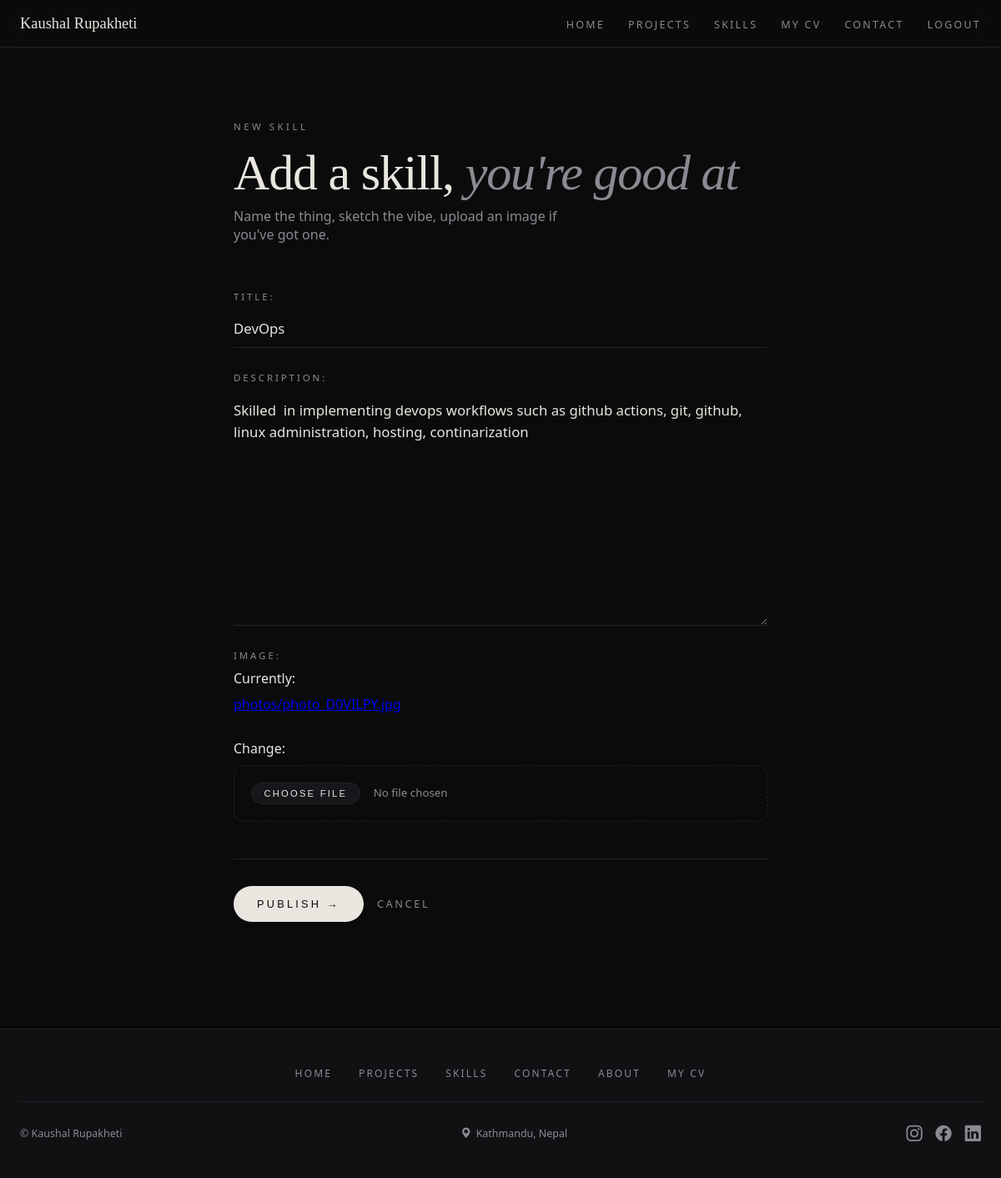
The page /portfolio_pages/11/edit_skill/ (signed in) on the database its author committed.
### portfolio_pages/models.py (models this page shows, shortened)
class My_skill(models.Model):
    user = models.ForeignKey(User, on_delete=models.CASCADE, default = 1)
    title = models.CharField(max_length=100)
    description = models.TextField(max_length=250)
    image = models.ImageField(upload_to='photos/')

### portfolio_pages/views.py (the view)
# urls.py: path('<int:skill_id>/edit_skill/', views.edit_skill, name = 'edit_skill' ),
@login_required(login_url='login')
def edit_skill(request, skill_id):
    skill = get_object_or_404(My_skill, pk = skill_id, user = request.user)
    if request.method == "POST":
        form = Add_skillForm(request.POST, request.FILES, instance=skill)
        if form.is_valid():
            skill = form.save(commit=False)
            skill.user = request.user
            skill.save()
            return redirect('skills')
    else:
        form = Add_skillForm(instance=skill)
    return render(request, "add_skill.html", {'form':form})

### portfolio_pages/forms.py
class Add_skillForm(forms.ModelForm):
    class Meta:
        model = My_skill
        fields = ("title","description","image")

### portfolio_pages/context_processors.py (called while the page is built)
def social_links(request):
    return {
        'LINKEDIN_URL': settings.LINKEDIN_URL,
        'FACEBOOK_URL': settings.FACEBOOK_URL,
        'INSTAGRAM_URL': settings.INSTAGRAM_URL,
        'Email': settings.EMAIL,
        'Github': settings.GITHUB_URL
    }

### portfolio_pages/templates/add_skill.html (shortened to what this page needs)
{% extends "layout.html" %}
{% load static %}
{% block extra_head %}
  <link rel="stylesheet" href="{% static 'pages/add_skills.css' %}">
{% endblock %}
{% block content %}
<div class="as-wrap">
  <div class="as-inner">
    <div class="as-eyebrow">New Skill</div>
    <h1 class="as-title">Add a skill, <em>you're good at</em></h1>
    <p class="as-sub">Name the thing, sketch the vibe, upload an image if you've got one.</p>
    <form method="POST" enctype="multipart/form-data" class="as-form">
      {{ form.as_p }}
      <div class="form-actions">
        <button type="submit" class="btn-submit">Publish →</button>
        <a href="{% url 'skills' %}" class="btn-cancel">Cancel</a>
      </div>
    </form>
  </div>
</div>
{% endblock %}

### staticfiles/base.css (style rules this page uses)
*, *::before, *::after { box-sizing: border-box; margin: 0; padding: 0; }
:root { --ink: #0b0b0c; --ink-2: #111114; --ink-3: #17171b; --line: #232327; --fog: #8a8a92; --bone: #e9e6df; --acid: #c8ff4d; --danger: #ff6b6b; }
html { scroll-behavior: smooth; }
body { background: var(--ink); color: var(--bone); font-family: ui-sans-serif, system-ui, -apple-system, "Inter", sans-serif; min-height: 100vh; display: flex; flex-direction: column; }
.field-input, .ap-form input[type="text"], .ap-form input[type="url"], .ap-form input[type="email"], .ap-form input[type="number"], .ap-form input[type="password"], .ap-form input[type="date"], .ap-form textarea, .ap-form select, .as-form input[type="text"], .as-form input[type="url"], .as-form input[type="email"], .as-form input[type="number"], .as-form input[type="password"], .as-form textarea, .as-form select, .ct-form input[type="text"], .ct-form input[type="email"], .ct-form input[type="url"], .ct-form input[type="tel"], .ct-form textarea, .ct-form select { width: 100%; background: transparent; border: none; border-bottom: 1px solid var(--line); color: var(--bone); font-size: 1.05rem; font-family: inherit; padding: .65rem 0; transition: border-color .25s ease; border-radius: 0; outline: none; }
.ap-form textarea, .as-form textarea, .ct-form textarea { min-height: 120px; resize: vertical; line-height: 1.55; }
.ap-form ::placeholder, .as-form ::placeholder, .ct-form ::placeholder { color: #4a4a50; }
.btn-submit { background: var(--bone); color: var(--ink); border: none; border-radius: 999px; padding: .85rem 1.75rem; font-size: .8rem; letter-spacing: .25em; text-transform: uppercase; cursor: pointer; transition: background .25s, color .25s, transform .25s; }
.btn-cancel { color: var(--fog); text-decoration: none; font-size: .8rem; letter-spacing: .2em; text-transform: uppercase; border-bottom: 1px solid transparent; transition: color .25s, border-color .25s; }
.form-actions { display: flex; gap: 1rem; align-items: center; margin-top: 1rem; padding-top: 2rem; border-top: 1px solid var(--line); }

### staticfiles/pages/add_skills.css (style rules this page uses)
.as-wrap { color: var(--bone); min-height: 100vh; padding: 9rem 1.5rem 8rem; }
.as-inner { max-width: 640px; margin: 0 auto; }
.as-eyebrow { font-size: .72rem; letter-spacing: .3em; text-transform: uppercase; color: var(--fog); margin-bottom: 1.25rem; }
.as-title { font-family: "Instrument Serif", "Times New Roman", serif; font-weight: 400; font-size: clamp(2.5rem, 5vw, 4rem); line-height: .95; letter-spacing: -.02em; margin: 0 0 .75rem; }
.as-title em { font-style: italic; color: var(--fog); }
.as-sub { color: var(--fog); max-width: 48ch; margin: 0 0 3.5rem; }
.as-form { display: flex; flex-direction: column; gap: 1.75rem; }
.as-form p { margin: 0; display: flex; flex-direction: column; gap: .55rem; }
.as-form label, .as-form p label { font-size: .72rem; letter-spacing: .25em; text-transform: uppercase; color: var(--fog); }
.as-form input[type="file"] { width: 100%; background: transparent; border: 1px dashed var(--line); border-radius: 12px; color: var(--fog); padding: 1.25rem; font-family: inherit; cursor: pointer; transition: border-color .25s, color .25s, background .25s; }

### rows shown on the page
My_skill: title "DevOps", description "Skilled in implementing devops workflows such as github actions, git, github, linux administration, hosting, continarization"
